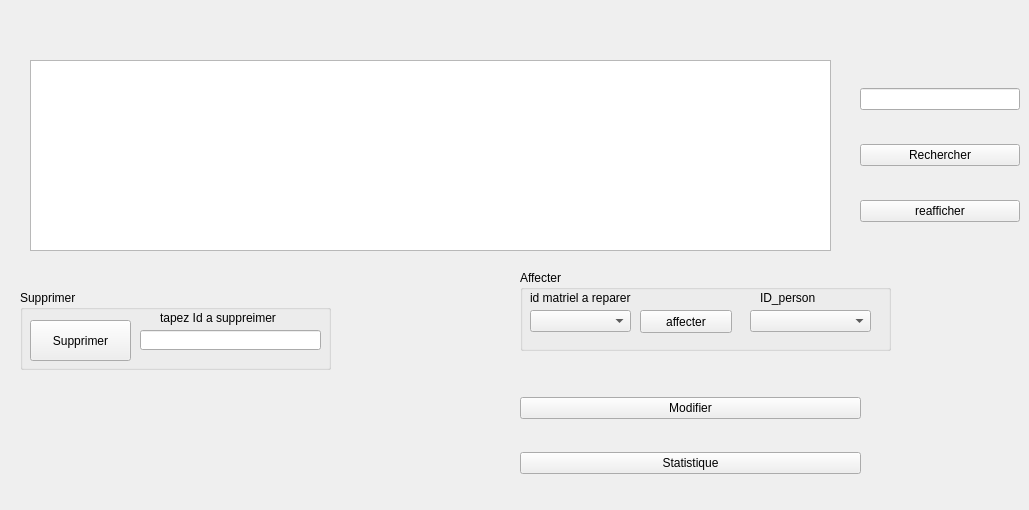
          <widget class="QWidget" name="tab_14">
           <attribute name="title">
            <string>Consulter matériel </string>
           </attribute>
           <widget class="QTableView" name="tab_mat">
            <property name="geometry">
             <rect>
              <x>30</x>
              <y>60</y>
              <width>801</width>
              <height>191</height>
             </rect>
            </property>
            <property name="styleSheet">
             <string notr="true"/>
            </property>
           </widget>
           <widget class="QWidget" name="verticalLayoutWidget">
            <property name="geometry">
             <rect>
              <x>520</x>
              <y>370</y>
              <width>341</width>
              <height>131</height>
             </rect>
            </property>
            <layout class="QVBoxLayout" name="verticalLayout">
             <item>
              <widget class="QPushButton" name="modifier">
               <property name="styleSheet">
                <string notr="true"/>
               </property>
               <property name="text">
                <string>Modifier</string>
               </property>
               <property name="icon">
                <iconset resource="img.qrc">
                 <normaloff>:/modifier.png</normaloff>:/modifier.png</iconset>
               </property>
              </widget>
             </item>
             <item>
              <widget class="QPushButton" name="stat">
               <property name="styleSheet">
                <string notr="true"/>
               </property>
               <property name="text">
                <string>Statistique</string>
               </property>
               <property name="icon">
                <iconset resource="img.qrc">
                 <normaloff>:/statistique.png</normaloff>:/statistique.png</iconset>
               </property>
               <property name="iconSize">
                <size>
                 <width>30</width>
                 <height>20</height>
                </size>
               </property>
              </widget>
             </item>
            </layout>
           </widget>
           <widget class="QWidget" name="verticalLayoutWidget_3">
            <property name="geometry">
             <rect>
              <x>860</x>
              <y>60</y>
              <width>160</width>
              <height>191</height>
             </rect>
            </property>
            <layout class="QVBoxLayout" name="verticalLayout_4">
             <item>
              <widget class="QLineEdit" name="rech"/>
             </item>
             <item>
              <widget class="QPushButton" name="recherche">
               <property name="styleSheet">
                <string notr="true"/>
               </property>
               <property name="text">
                <string>Rechercher</string>
               </property>
               <property name="icon">
                <iconset resource="img.qrc">
                 <normaloff>:/rechercher.png</normaloff>:/rechercher.png</iconset>
               </property>
               <property name="iconSize">
                <size>
                 <width>50</width>
                 <height>30</height>
                </size>
               </property>
              </widget>
             </item>
             <item>
              <widget class="QPushButton" name="reaficher">
               <property name="styleSheet">
                <string notr="true"/>
               </property>
               <property name="text">
                <string>reafficher</string>
               </property>
               <property name="icon">
                <iconset resource="img.qrc">
                 <normaloff>:/reafficher.png</normaloff>:/reafficher.png</iconset>
               </property>
               <property name="iconSize">
                <size>
                 <width>20</width>
                 <height>30</height>
                </size>
               </property>
              </widget>
             </item>
            </layout>
           </widget>
           <widget class="QGroupBox" name="groupBox_3">
            <property name="geometry">
             <rect>
              <x>520</x>
              <y>270</y>
              <width>371</width>
              <height>81</height>
             </rect>
            </property>
            <property name="title">
             <string>Affecter</string>
            </property>
            <widget class="QPushButton" name="pushButton_4">
             <property name="geometry">
              <rect>
               <x>120</x>
               <y>40</y>
               <width>92</width>
               <height>23</height>
              </rect>
             </property>
             <property name="styleSheet">
              <string notr="true"/>
             </property>
             <property name="text">
              <string>affecter</string>
             </property>
             <property name="icon">
              <iconset resource="img.qrc">
               <normaloff>:/affecter.png</normaloff>:/affecter.png</iconset>
             </property>
            </widget>
            <widget class="QComboBox" name="id_combo">
             <property name="geometry">
              <rect>
               <x>10</x>
               <y>40</y>
               <width>101</width>
               <height>22</height>
              </rect>
             </property>
            </widget>
            <widget class="QComboBox" name="combo_person">
             <property name="geometry">
              <rect>
               <x>230</x>
               <y>40</y>
               <width>121</width>
               <height>22</height>
              </rect>
             </property>
            </widget>
            <widget class="QLabel" name="label_53">
             <property name="geometry">
              <rect>
               <x>10</x>
               <y>20</y>
               <width>131</width>
               <height>16</height>
              </rect>
             </property>
             <property name="text">
              <string>id matriel a reparer </string>
             </property>
            </widget>
            <widget class="QLabel" name="label_54">
             <property name="geometry">
              <rect>
               <x>240</x>
               <y>20</y>
               <width>111</width>
               <height>16</height>
              </rect>
             </property>
             <property name="text">
              <string>ID_person</string>
             </property>
            </widget>
           </widget>
           <widget class="QGroupBox" name="groupBox_6">
            <property name="geometry">
             <rect>
              <x>20</x>
              <y>290</y>
              <width>311</width>
              <height>80</height>
             </rect>
            </property>
            <property name="title">
             <string>Supprimer</string>
            </property>
            <widget class="QPushButton" name="supp_2">
             <property name="geometry">
              <rect>
               <x>10</x>
               <y>30</y>
               <width>101</width>
               <height>41</height>
              </rect>
             </property>
             <property name="styleSheet">
              <string notr="true"/>
             </property>
             <property name="text">
              <string>Supprimer</string>
             </property>
             <property name="icon">
              <iconset resource="img.qrc">
               <normaloff>:/supprimer.png</normaloff>:/supprimer.png</iconset>
             </property>
             <property name="iconSize">
              <size>
               <width>30</width>
               <height>30</height>
              </size>
             </property>
            </widget>
            <widget class="QLineEdit" name="id_supp">
             <property name="geometry">
              <rect>
               <x>120</x>
               <y>40</y>
               <width>181</width>
               <height>20</height>
              </rect>
             </property>
            </widget>
            <widget class="QLabel" name="label_52">
             <property name="geometry">
              <rect>
               <x>140</x>
               <y>20</y>
               <width>129</width>
               <height>16</height>
              </rect>
             </property>
             <property name="font">
              <font>
               <stylestrategy>PreferDefault</stylestrategy>
              </font>
             </property>
             <property name="layoutDirection">
              <enum>Qt::LeftToRight</enum>
             </property>
             <property name="text">
              <string>tapez Id a suppreimer</string>
             </property>
            </widget>
           </widget>
          </widget>
